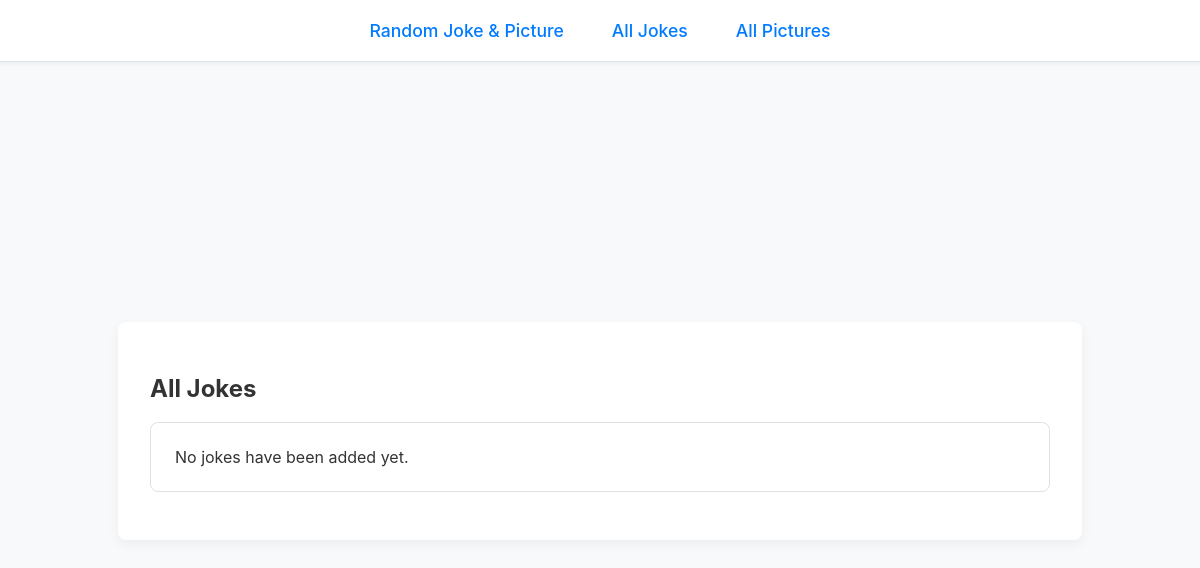
Before: /dadjokes/jokes/ with the older database file.
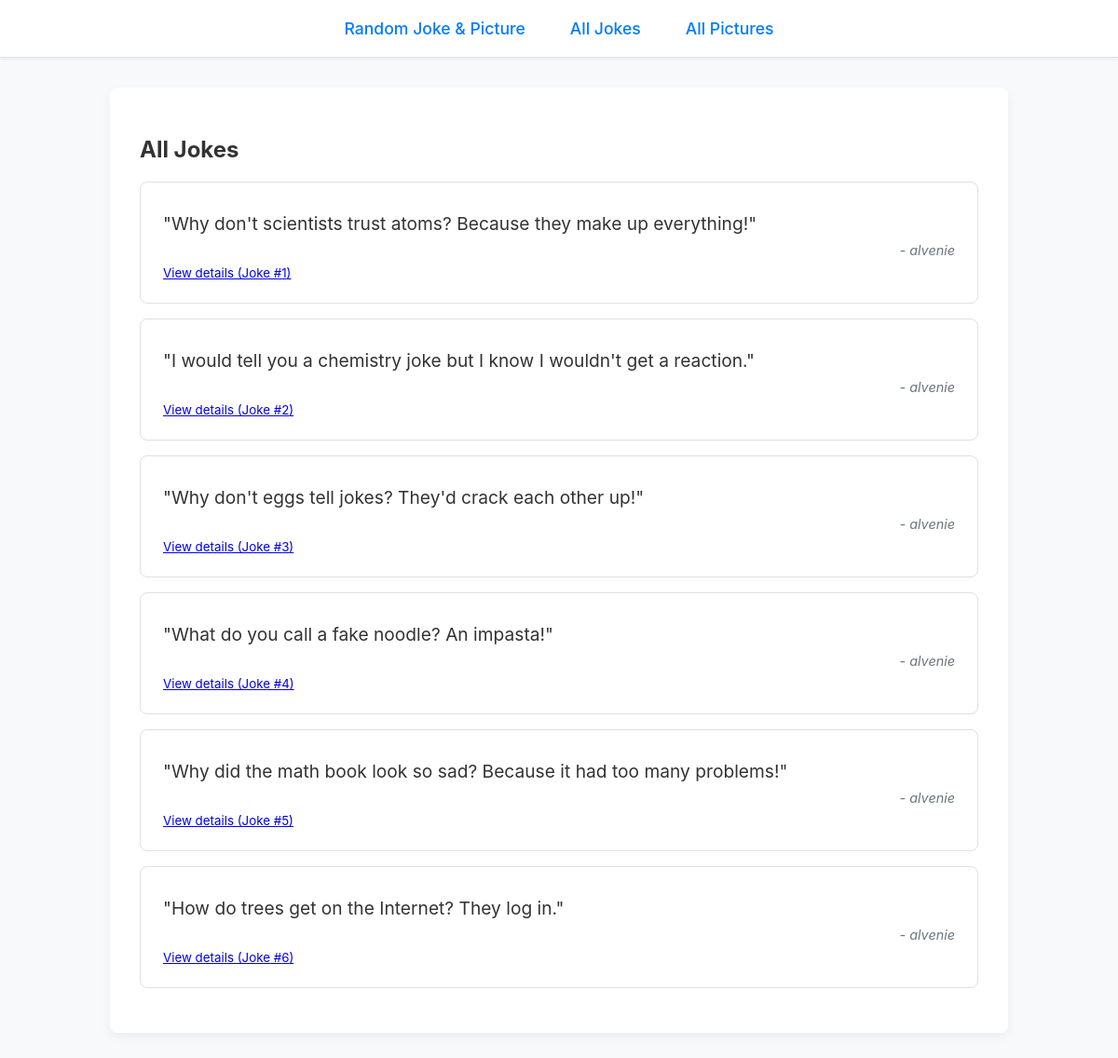
After: the same page with the newer database file.
### dadjokes/models.py (models this page shows, shortened)
class Joke(models.Model):
    text = models.TextField()
    contributor = models.CharField(max_length=100)
    created_at = models.DateTimeField(auto_now_add=True)

### dadjokes/views.py (the view)
# urls.py: path('jokes/', views.AllJokesView.as_view(), name='all_jokes'),
class AllJokesView(ListView):
    model = Joke
    template_name = 'dadjokes/all_jokes.html'
    context_object_name = 'jokes'

### dadjokes/templates/dadjokes/all_jokes.html (shortened to what this page needs)
{% extends 'dadjokes/base.html' %}
{% block content %}
    <h2>All Jokes</h2>
    <ul>
        {% for joke in jokes %}
            <li>
                <p style="font-size: 1.2rem;">"{{ joke.text }}"</p>
                <p class="contributor">- {{ joke.contributor }}</p>
                <p><small><a href="{% url 'joke_detail' joke.pk %}">View details (Joke #{{ joke.pk }})</a></small></p>
            </li>
        {% empty %}
            <li>No jokes have been added yet.</li>
        {% endfor %}
    </ul>
{% endblock %}

Changed rows visible on the page:
added Joke: text "Why don't scientists trust atoms? Because they make up everything!", contributor "alvenie", pk "1"
added Joke: text "I would tell you a chemistry joke but I know I wouldn't get a reaction.", contributor "alvenie", pk "2"
added Joke: text "Why don't eggs tell jokes? They'd crack each other up!", contributor "alvenie", pk "3"
added Joke: text "What do you call a fake noodle? An impasta!", contributor "alvenie", pk "4"
added Joke: text "Why did the math book look so sad? Because it had too many problems!", contributor "alvenie", pk "5"
added Joke: text "How do trees get on the Internet? They log in.", contributor "alvenie", pk "6"
Other visible differences:
text no longer shown: "No jokes have been added yet."
